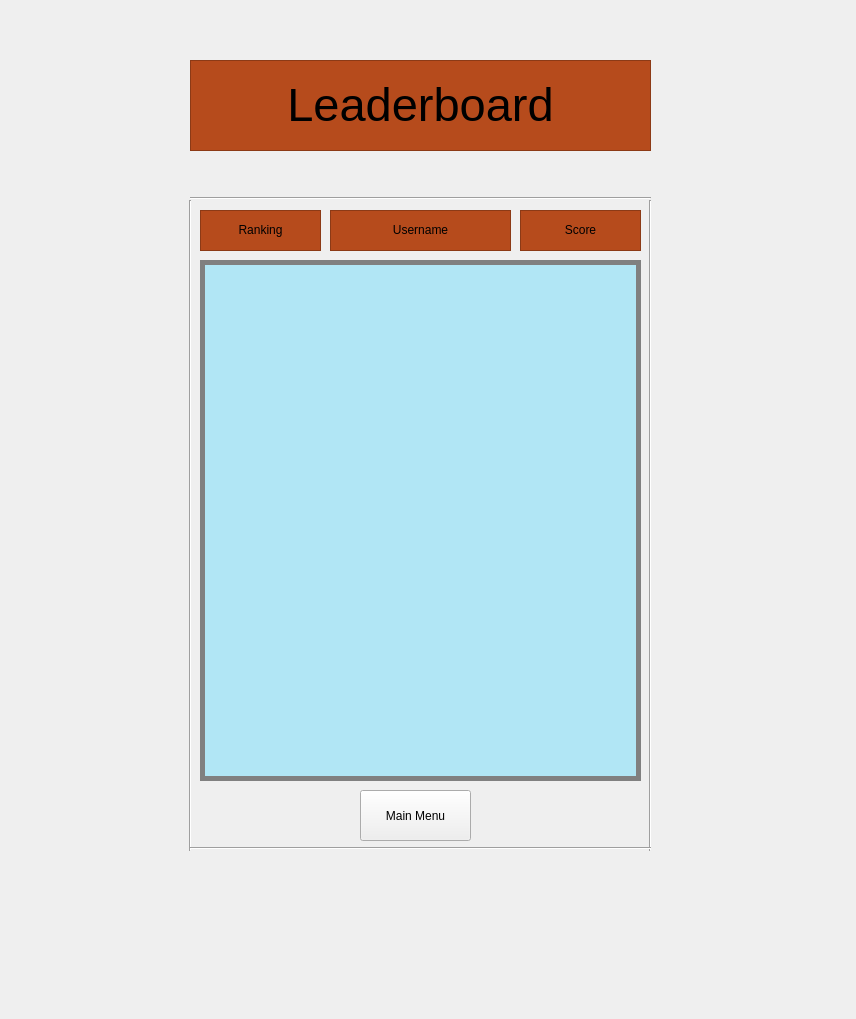
<?xml version="1.0" encoding="UTF-8"?>
<ui version="4.0">
 <class>Scores</class>
 <widget class="QWidget" name="Scores">
  <property name="geometry">
   <rect>
    <x>0</x>
    <y>0</y>
    <width>856</width>
    <height>1019</height>
   </rect>
  </property>
  <property name="windowTitle">
   <string>Form</string>
  </property>
  <widget class="QLabel" name="label">
   <property name="geometry">
    <rect>
     <x>190</x>
     <y>60</y>
     <width>461</width>
     <height>91</height>
    </rect>
   </property>
   <property name="styleSheet">
    <string notr="true">QLabel {
    font-family: &quot;Academy Engraved LET&quot;;
    font-size: 35pt;
    background-color: rgb(182, 75, 28);
}</string>
   </property>
   <property name="frameShape">
    <enum>QFrame::StyledPanel</enum>
   </property>
   <property name="lineWidth">
    <number>10</number>
   </property>
   <property name="text">
    <string>Leaderboard</string>
   </property>
   <property name="textFormat">
    <enum>Qt::RichText</enum>
   </property>
   <property name="scaledContents">
    <bool>false</bool>
   </property>
   <property name="alignment">
    <set>Qt::AlignCenter</set>
   </property>
   <property name="margin">
    <number>10</number>
   </property>
   <property name="indent">
    <number>5</number>
   </property>
  </widget>
  <widget class="QPushButton" name="mainMenuScoreBtn">
   <property name="geometry">
    <rect>
     <x>360</x>
     <y>790</y>
     <width>111</width>
     <height>51</height>
    </rect>
   </property>
   <property name="text">
    <string>Main Menu</string>
   </property>
  </widget>
  <widget class="QLabel" name="backgroundLabel">
   <property name="geometry">
    <rect>
     <x>7</x>
     <y>5</y>
     <width>831</width>
     <height>831</height>
    </rect>
   </property>
   <property name="styleSheet">
    <string notr="true">border-image: url(/Users/junmingjin/MSD/CS6015/QTG/QtGame/GameUI/gameBkg.jpg) 0 0 0 0 stretch stretch;</string>
   </property>
   <property name="text">
    <string/>
   </property>
  </widget>
  <widget class="QLabel" name="label_2">
   <property name="geometry">
    <rect>
     <x>330</x>
     <y>210</y>
     <width>181</width>
     <height>41</height>
    </rect>
   </property>
   <property name="styleSheet">
    <string notr="true">font: 20pt &quot;Academy Engraved LET&quot;;
background-color: rgb(182, 75, 28);</string>
   </property>
   <property name="frameShape">
    <enum>QFrame::StyledPanel</enum>
   </property>
   <property name="lineWidth">
    <number>10</number>
   </property>
   <property name="text">
    <string>Username</string>
   </property>
   <property name="textFormat">
    <enum>Qt::RichText</enum>
   </property>
   <property name="scaledContents">
    <bool>false</bool>
   </property>
   <property name="alignment">
    <set>Qt::AlignCenter</set>
   </property>
   <property name="margin">
    <number>10</number>
   </property>
   <property name="indent">
    <number>5</number>
   </property>
  </widget>
  <widget class="QLabel" name="label_3">
   <property name="geometry">
    <rect>
     <x>200</x>
     <y>210</y>
     <width>121</width>
     <height>41</height>
    </rect>
   </property>
   <property name="styleSheet">
    <string notr="true">font: 20pt &quot;Academy Engraved LET&quot;;
background-color: rgb(182, 75, 28);</string>
   </property>
   <property name="frameShape">
    <enum>QFrame::StyledPanel</enum>
   </property>
   <property name="lineWidth">
    <number>10</number>
   </property>
   <property name="text">
    <string>Ranking</string>
   </property>
   <property name="textFormat">
    <enum>Qt::RichText</enum>
   </property>
   <property name="scaledContents">
    <bool>false</bool>
   </property>
   <property name="alignment">
    <set>Qt::AlignCenter</set>
   </property>
   <property name="margin">
    <number>10</number>
   </property>
   <property name="indent">
    <number>5</number>
   </property>
  </widget>
  <widget class="QLabel" name="label_4">
   <property name="geometry">
    <rect>
     <x>520</x>
     <y>210</y>
     <width>121</width>
     <height>41</height>
    </rect>
   </property>
   <property name="styleSheet">
    <string notr="true">font: 20pt &quot;Academy Engraved LET&quot;;
background-color: rgb(182, 75, 28);</string>
   </property>
   <property name="frameShape">
    <enum>QFrame::StyledPanel</enum>
   </property>
   <property name="lineWidth">
    <number>10</number>
   </property>
   <property name="text">
    <string>Score</string>
   </property>
   <property name="textFormat">
    <enum>Qt::RichText</enum>
   </property>
   <property name="scaledContents">
    <bool>false</bool>
   </property>
   <property name="alignment">
    <set>Qt::AlignCenter</set>
   </property>
   <property name="margin">
    <number>10</number>
   </property>
   <property name="indent">
    <number>5</number>
   </property>
  </widget>
  <widget class="QTextBrowser" name="scoreLst">
   <property name="geometry">
    <rect>
     <x>200</x>
     <y>260</y>
     <width>441</width>
     <height>521</height>
    </rect>
   </property>
   <property name="styleSheet">
    <string notr="true">background-color: rgba(82, 217, 255, 100);
font: 22pt &quot;Times New Roman&quot;;
border: 5px solid grey;</string>
   </property>
  </widget>
  <widget class="Line" name="line">
   <property name="geometry">
    <rect>
     <x>180</x>
     <y>200</y>
     <width>20</width>
     <height>651</height>
    </rect>
   </property>
   <property name="orientation">
    <enum>Qt::Vertical</enum>
   </property>
  </widget>
  <widget class="Line" name="line_2">
   <property name="geometry">
    <rect>
     <x>640</x>
     <y>200</y>
     <width>20</width>
     <height>651</height>
    </rect>
   </property>
   <property name="orientation">
    <enum>Qt::Vertical</enum>
   </property>
  </widget>
  <widget class="Line" name="line_3">
   <property name="geometry">
    <rect>
     <x>190</x>
     <y>190</y>
     <width>461</width>
     <height>16</height>
    </rect>
   </property>
   <property name="orientation">
    <enum>Qt::Horizontal</enum>
   </property>
  </widget>
  <widget class="Line" name="line_5">
   <property name="geometry">
    <rect>
     <x>190</x>
     <y>840</y>
     <width>461</width>
     <height>16</height>
    </rect>
   </property>
   <property name="orientation">
    <enum>Qt::Horizontal</enum>
   </property>
  </widget>
  <zorder>backgroundLabel</zorder>
  <zorder>label</zorder>
  <zorder>mainMenuScoreBtn</zorder>
  <zorder>label_2</zorder>
  <zorder>label_3</zorder>
  <zorder>label_4</zorder>
  <zorder>scoreLst</zorder>
  <zorder>line</zorder>
  <zorder>line_2</zorder>
  <zorder>line_3</zorder>
  <zorder>line_5</zorder>
 </widget>
 <resources/>
 <connections/>
</ui>
